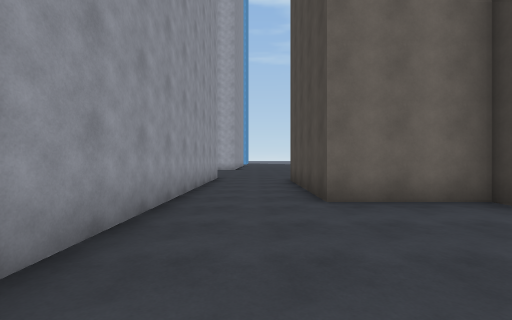
View 1 (above)

20 first-person views from a walk through a Unity game level. The camera is 1.4 m above the floor, looks level and sees 90° across. The floor is counted in squares, 2 m on a side. Each view is taken from the middle of a square. On the plan, view 1 faces up. The plan holds only what a view shows up to about 9 squares ahead; the rest is blank. The place goes on beyond the plan. The player is left out.

View 2
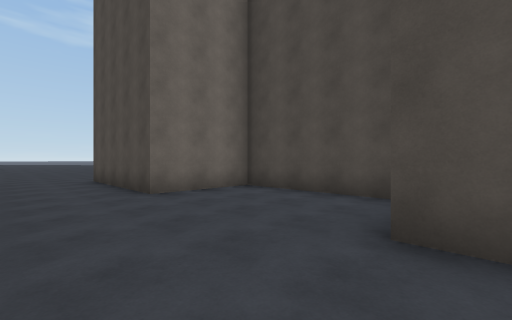

View 3
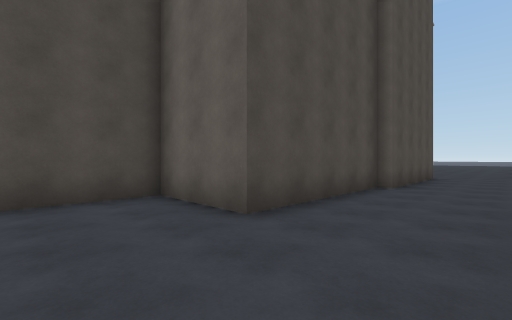

View 4
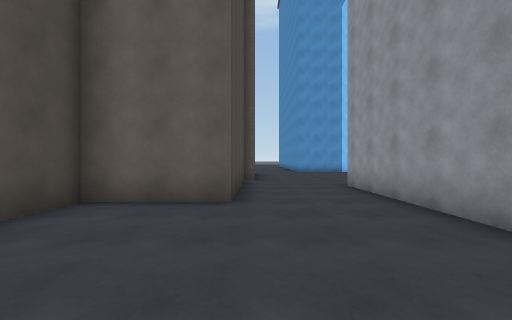

View 5
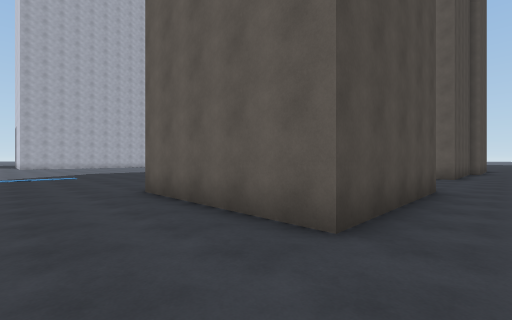

View 6
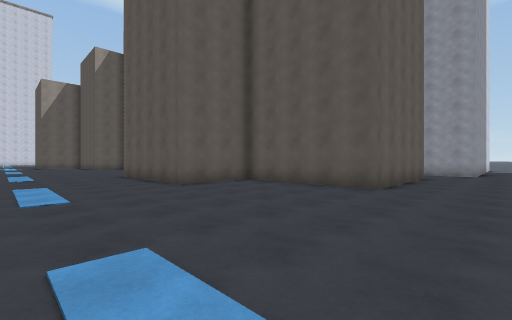

View 7
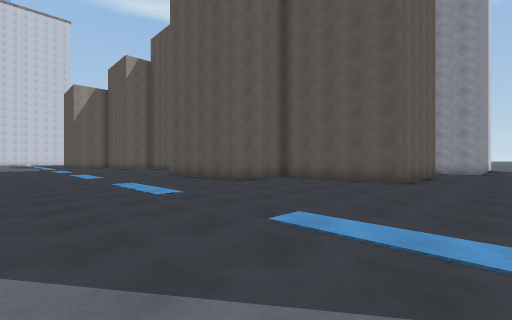

View 8
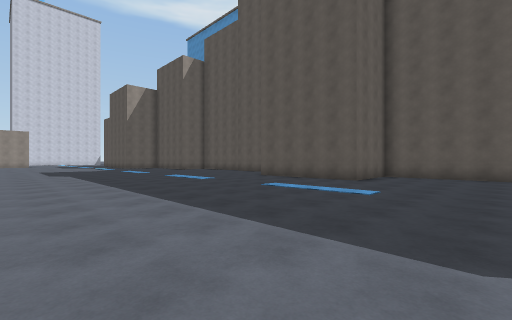

View 9
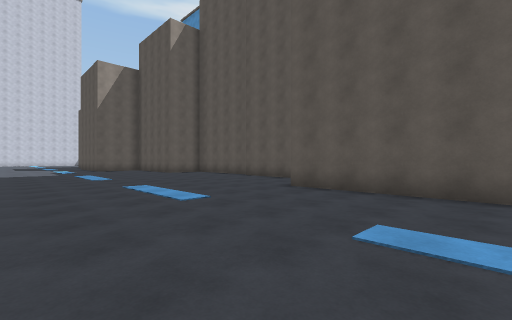

View 10
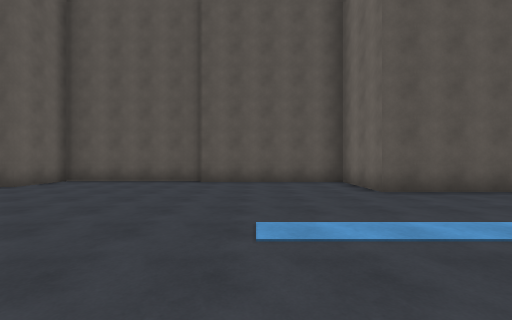

View 11
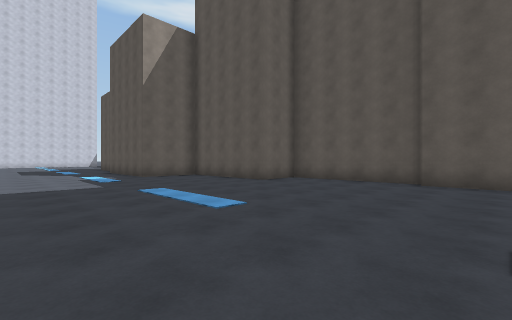

View 12
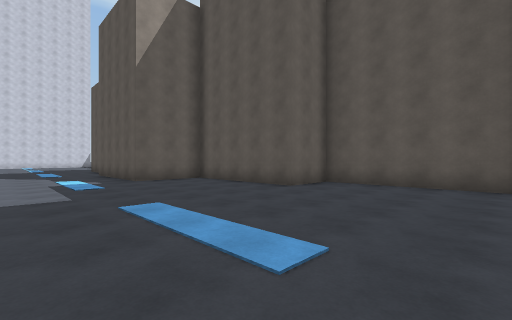

View 13
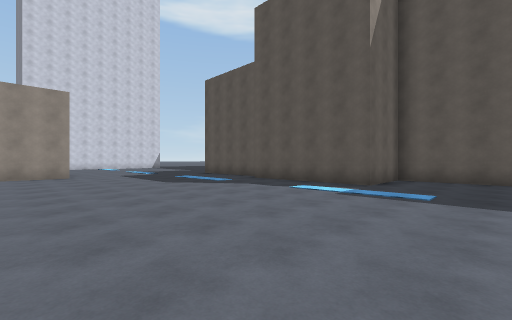

View 14
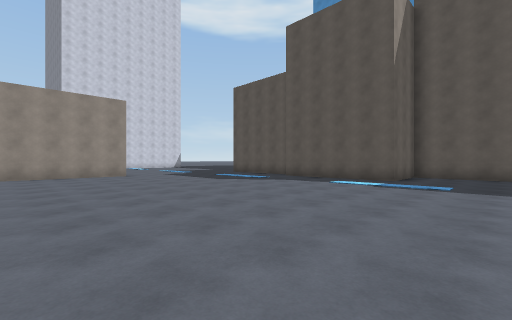

View 15
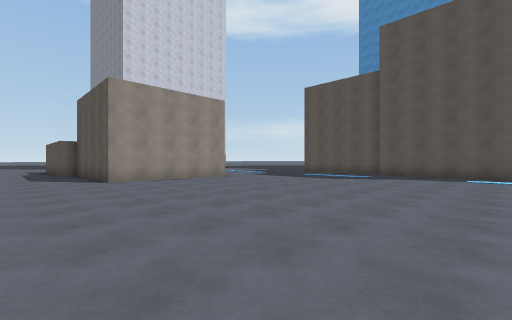

View 16
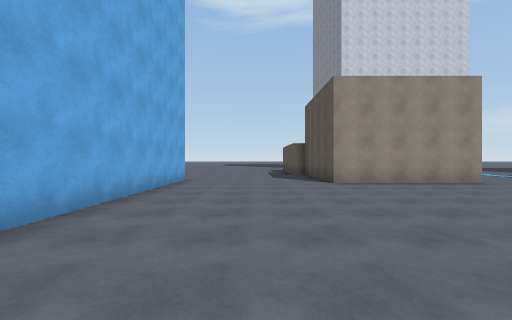

View 17
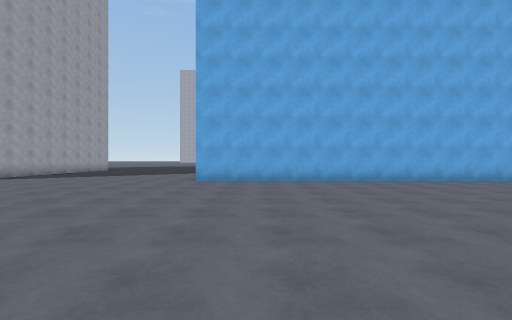

View 18
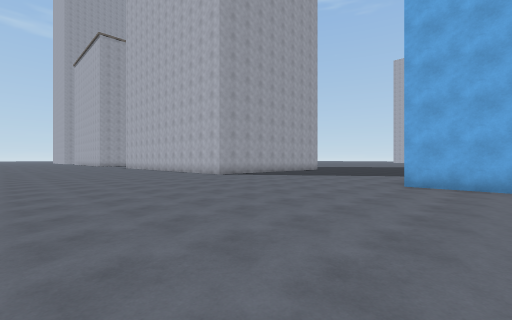

View 19
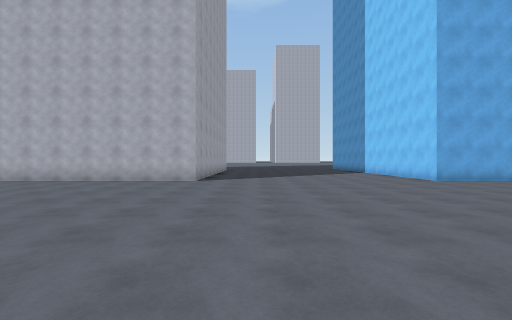

View 20
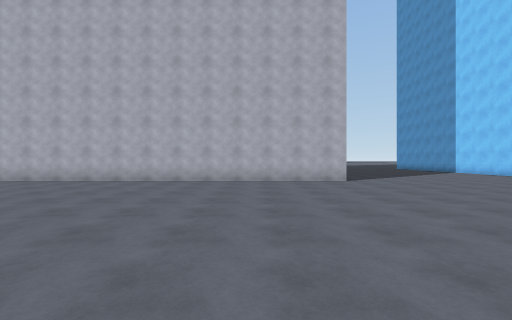

### Floor plan
Points are (right, up) in squares from view 1. A wall is a line through its corners. A room is listed if a view was taken in it or the views show most of it. See-through windows are left out.
Room 1 (views 1, 2, 3, 4)
walls: (-1.5, 3.5) (-1.5, -3); (1.2, -4.8) (1.4, -4.8) (1.4, -0.3) (3.9, -0.3) (3.9, 4.2) (1.2, 4.2)
ways out: opening at (-0.5, 3.5) to room 2; opening at (-0.5, -4.5)
Room 2 (views 5, 6, 7, 8, 9, 10, 11, 12, 13, 14, 15, 16, 17, 18, 19, 20)
walls: (5.5, -4.8) (5.5, -9.2) (7.4, -9.2) (7.4, -13.7) (9.8, -13.7) (9.8, -16.6); (24.5, -3.1) (24.5, 8.5); (6, 4.3) (8.4, 4.3) (8.4, -0.2) (5.9, -0.2) (5.9, -4.8); (1.2, 4.2) (1.2, 8.7) (5.5, 8.7) (5.5, 4.6); (15.1, -22.7) (19.6, -22.7) (19.6, -24.4); (24.5, -24) (24.5, -11) (25, -11); (-1.5, 9) (-1.5, 3.5)
ways out: opening at (-0.5, 3.5) to room 1

Where each view was taken, in squares from view 1:
view 1: 0 up, 0 right, facing up
view 2: 1 down, 1 left, facing up-right
view 3: 2 up, 1 left, facing down-right
view 4: 4 up, 1 right, facing down
view 5: 11 up, 0 right, facing down-right
view 6: 11 up, 12 right, facing down-left
view 7: 11 up, 14 right, facing down-left
view 8: 8 up, 17 right, facing down-left
view 9: 4 up, 14 right, facing down-left
view 10: 3 down, 14 right, facing left
view 11: 3 down, 14 right, facing down-left
view 12: 5 down, 13 right, facing down-left
view 13: 11 down, 17 right, facing down-left
view 14: 11 down, 19 right, facing down-left
view 15: 14 down, 22 right, facing down-left
view 16: 15 down, 22 right, facing down
view 17: 13 down, 16 right, facing right
view 18: 13 down, 17 right, facing up-right
view 19: 5 down, 16 right, facing right
view 20: 0 up, 16 right, facing right
